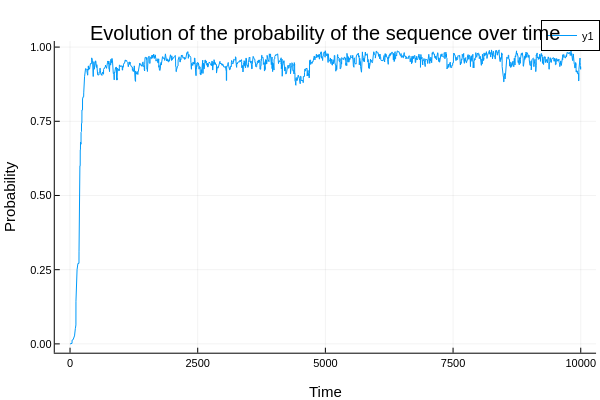

This figure's notebook cell:
### Code cell
# with few data
paths_reduced = reduce_data(PATHS, 10)
seq = generate_seq()
target_number = 1234
print(matrix_name)

all_ctc_maps = all_contact_maps(paths_reduced)
plot_probability(seq, target_number, all_ctc_maps, 10000)

### Figure 1 — Plotly figure (JSON) as saved in the notebook; plotly's stock layout.template omitted (floating-point values rounded to 4 significant figures; data arrays with more than 128 entries replaced by an {"elided": "..."} marker saying what was removed)
{"data": [{"colorbar": {"len": 0.8657, "title": "", "x": 0.9934, "y": 0.5087}, "legendgroup": "y1", "line": {"color": "rgba(0, 154, 250, 1.000)", "dash": "solid", "shape": "linear", "width": 1}, "mode": "lines", "name": "y1", "showlegend": true, "type": "scatter", "x": {"elided": "10000 int values"}, "xaxis": "x", "y": {"elided": "10000 float values"}, "yaxis": "y"}], "layout": {"annotations": [{"font": {"color": "rgba(0, 0, 0, 1.000)", "family": "sans-serif", "size": 20}, "rotation": 0, "showarrow": false, "text": "Evolution of the probability of the sequence over time", "x": 0.5424, "xanchor": "center", "xref": "paper", "y": 1, "yanchor": "top", "yref": "paper"}], "height": 400, "legend": {"bgcolor": "rgba(255, 255, 255, 1.000)", "bordercolor": "rgba(0, 0, 0, 1.000)", "borderwidth": 1, "font": {"color": "rgba(0, 0, 0, 1.000)", "family": "sans-serif", "size": 11}, "title": {"font": {"color": "rgba(0, 0, 0, 1.000)", "family": "sans-serif", "size": 15}, "text": ""}, "tracegroupgap": 0, "traceorder": "normal", "x": 1, "xanchor": "auto", "y": 1, "yanchor": "auto"}, "margin": {"b": 20, "l": 0, "r": 0, "t": 20}, "paper_bgcolor": "rgba(255, 255, 255, 1.000)", "plot_bgcolor": "rgba(255, 255, 255, 1.000)", "showlegend": true, "width": 600, "xaxis": {"anchor": "y", "domain": [0.09128, 0.9934], "gridcolor": "rgba(0, 0, 0, 0.100)", "gridwidth": 0.5, "linecolor": "rgba(0, 0, 0, 1.000)", "mirror": false, "range": [-299.0, 10300.0], "showgrid": true, "showline": true, "showticklabels": true, "tickangle": 0, "tickcolor": "rgb(0, 0, 0)", "tickfont": {"color": "rgba(0, 0, 0, 1.000)", "family": "sans-serif", "size": 11}, "tickmode": "array", "ticks": "inside", "ticktext": ["0", "2500", "5000", "7500", "10000"], "tickvals": [0, 2500, 5000, 7500, 10000], "title": "Time", "titlefont": {"color": "rgba(0, 0, 0, 1.000)", "family": "sans-serif", "size": 15}, "type": "-", "visible": true, "zeroline": false, "zerolinecolor": "rgba(0, 0, 0, 1.000)"}, "yaxis": {"anchor": "x", "domain": [0.07581, 0.9415], "gridcolor": "rgba(0, 0, 0, 0.100)", "gridwidth": 0.5, "linecolor": "rgba(0, 0, 0, 1.000)", "mirror": false, "range": [-0.02972, 1.02], "showgrid": true, "showline": true, "showticklabels": true, "tickangle": 0, "tickcolor": "rgb(0, 0, 0)", "tickfont": {"color": "rgba(0, 0, 0, 1.000)", "family": "sans-serif", "size": 11}, "tickmode": "array", "ticks": "inside", "ticktext": ["0.00", "0.25", "0.50", "0.75", "1.00"], "tickvals": [0, 0.25, 0.5, 0.75, 1], "title": "Probability", "titlefont": {"color": "rgba(0, 0, 0, 1.000)", "family": "sans-serif", "size": 15}, "type": "-", "visible": true, "zeroline": false, "zerolinecolor": "rgba(0, 0, 0, 1.000)"}}}
